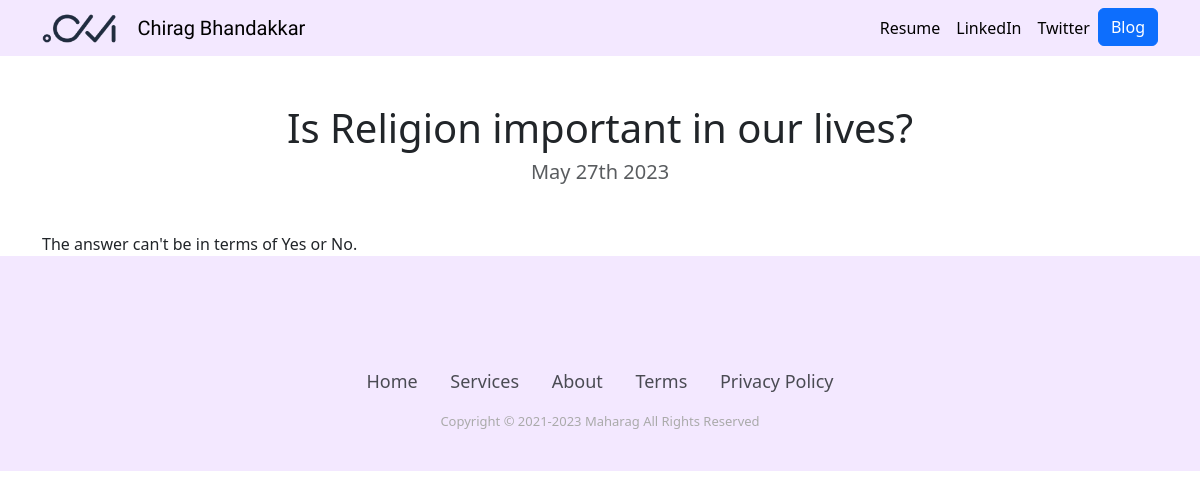
The app's page /blog/4/ with its own data.
### blog/models.py (models this page shows, shortened)
class Blog(models.Model):
    title = models.CharField(max_length=200)
    description = models.CharField(max_length=250)
    image = models.ImageField(upload_to='blog/images/')
    date = models.DateField()

### blog/views.py (the view)
# urls.py: path('<int:blog_id>/', views.detail,  name='detail'),
def detail(request, blog_id):
    blog = get_object_or_404(Blog, pk=blog_id)
    return render(request, 'blog/detail.html', {'blog': blog})

### blog/templates/blog/detail.html
{% extends "portfolio/base.html" %}
{% load static %}
{% block content %}
<h1 class="text-center mt-5" id="blogdetailtitle">{{ blog.title }}</h1>
<h5 class="text-center text-muted mb-5">{{ blog.date|date:'F jS Y' }}</h5>
{{ blog.description|safe }}
{% endblock %}

### records on screen
Blog: title "Is Religion important in our lives?", date "May 27th 2023", description "The answer can't be in terms of Yes or No."
